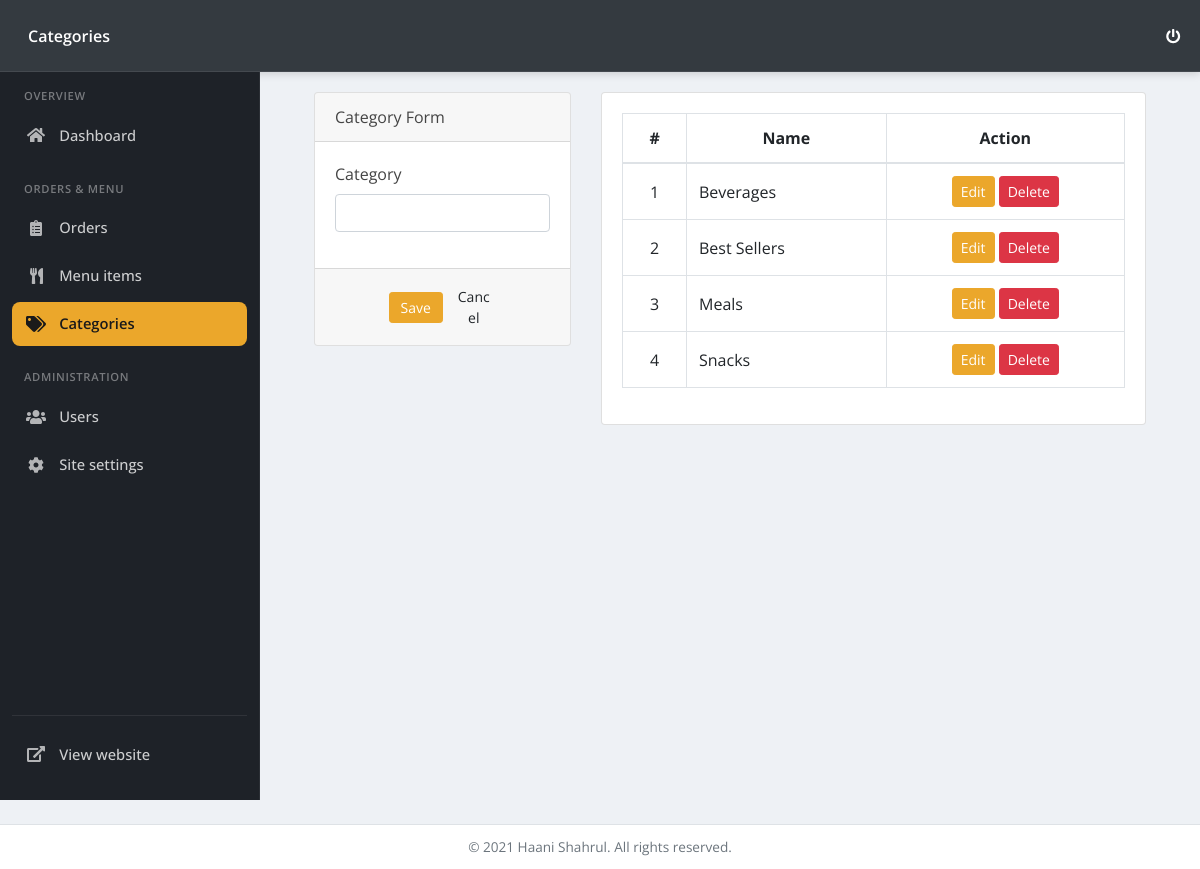
/admin/index.php?page=categories (signed in), run on the app's committed database.
### tables this page shows
CREATE TABLE `category_list` (
  `id` int(30) NOT NULL,
  `name` text NOT NULL
);

### admin/categories.php (the view, shortened to what this page needs)
<?php include('db_connect.php');?>
<div class="container-fluid">
	<div class="col-lg-12">
		<div class="row">
			<div class="col-md-4">
			<form action="" id="manage-category">
				<div class="card">
					<div class="card-header">
						    Category Form
				  	</div>
					<div class="card-body">
							<div class="form-group">
								<label class="control-label">Category</label>
								<input type="text" class="form-control" name="name">
							</div>
					</div>
					<div class="card-footer">
						<div class="row">
							<div class="col-md-12">
								<button class="btn btn-sm btn-primary col-sm-3 offset-md-3"> Save</button>
								<button class="btn btn-sm btn-default col-sm-3" type="button" onclick="$('#manage-category').get(0).reset()"> Cancel</button>
							</div>
						</div>
					</div>
				</div>
			</form>
			</div>
			<div class="col-md-8">
				<div class="card">
					<div class="card-body">
						<table class="table table-bordered table-hover">
							<thead>
								<tr>
									<th class="text-center">#</th>
									<th class="text-center">Name</th>
									<th class="text-center">Action</th>
								</tr>
							</thead>
							<tbody>
								<?php
								$i = 1;
								$cats = $conn->query("SELECT * FROM category_list order by id asc");
								while($row=$cats->fetch_assoc()):
								?>
								<tr>
									<td class="text-center"><?php echo $i++ ?></td>
									<td class="">
										<?php echo $row['name'] ?>
									</td>
									<td class="text-center">
										<button class="btn btn-sm btn-primary edit_cat" type="button" data-id="<?php echo $row['id'] ?>" data-name="<?php echo $row['name'] ?>" >Edit</button>
										<button class="btn btn-sm btn-danger delete_cat" type="button" data-id="<?php echo $row['id'] ?>">Delete</button>
									</td>
								</tr>
								<?php endwhile; ?>
							</tbody>
						</table>
					</div>
				</div>
			</div>
		</div>
	</div>
</div>

### admin/assets/css/style.css (style rules this page uses)
body { font-family: "Open Sans", sans-serif; color: #444444; width: 100%; height: calc(100%); }
:root { --primary: #EBA72B; }
.btn-primary, .btn-primary:hover, .btn-primary:focus, .btn-primary:active, .btn-primary.active, .btn-primary.disabled, .btn-primary:disabled { background-color: #EBA72B !important; border-color: #EBA72B !important; color: #fff !important; }

### admin/index.php (style rules this page uses)
body { background: #eef1f5; }

### admin/categories.php (style rules this page uses)
td { vertical-align: middle !important; }

### data on the page
category_list: name "Beverages"
category_list: name "Best Sellers"
category_list: name "Meals"
category_list: name "Snacks"

### other printed values
$topbar_title "Categories"
